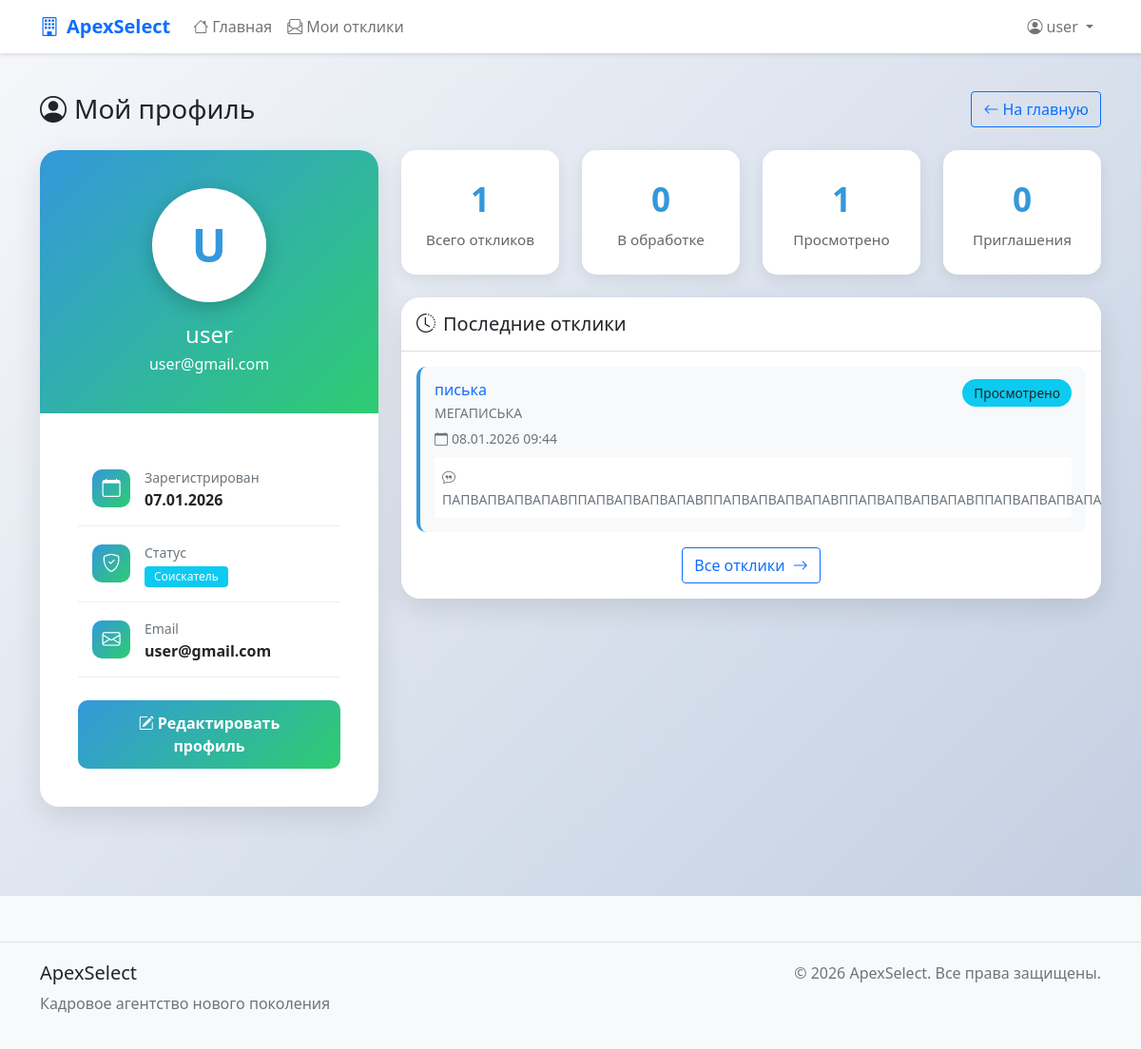
The app's page /profile/ (signed in), older data.
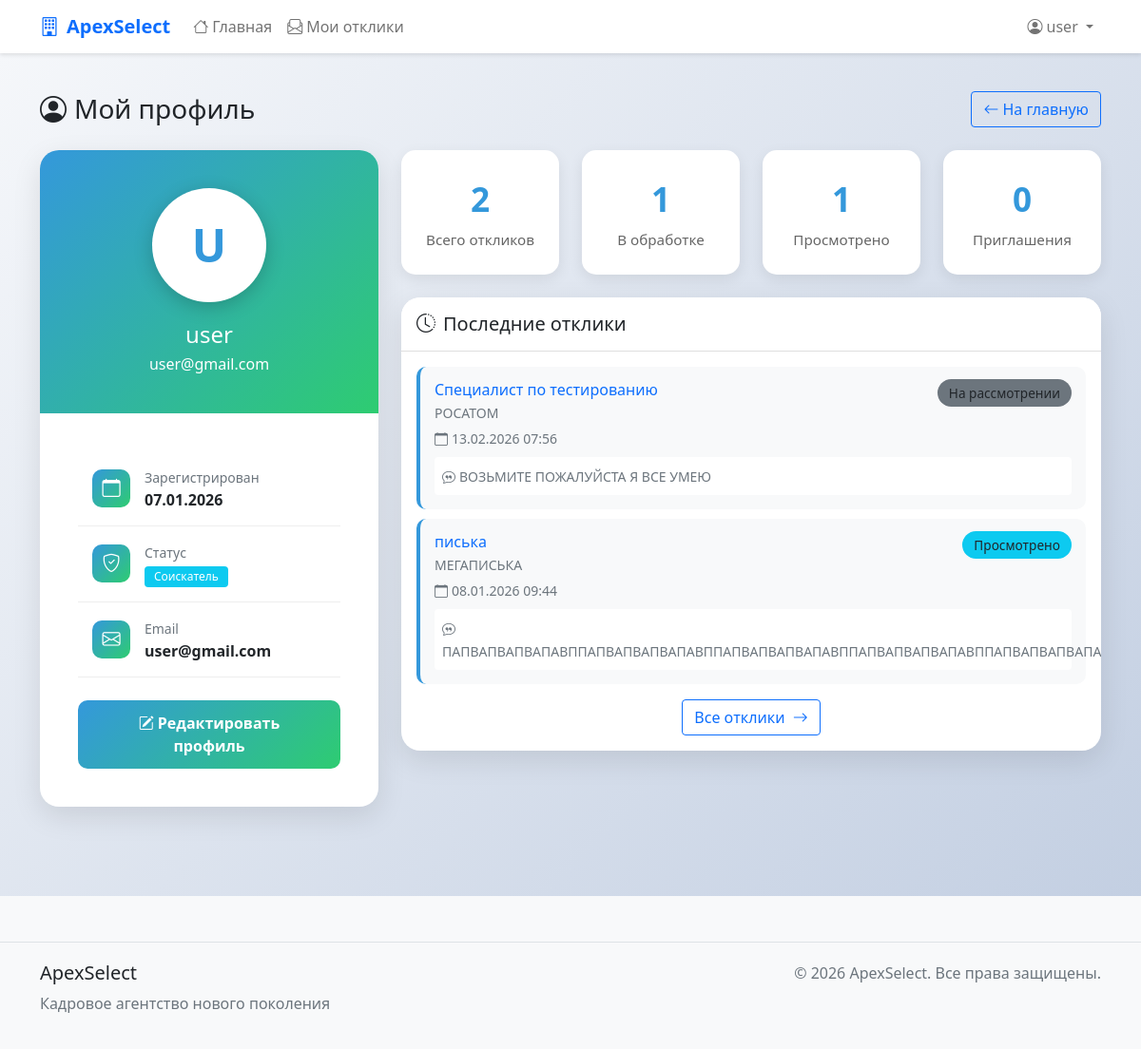
The same page, newer data.
### apexSelect/models.py (models this page shows, shortened)
class VacancyResponse(models.Model):
    STATUS_CHOICES = [
        ('pending', _('На рассмотрении')),
        ('viewed', _('Просмотрено')),
        ('invited', _('Приглашение на собеседование')),
        ('rejected', _('Отказ')),
        ('accepted', _('Принято')),
    ]
    vacancy = models.ForeignKey(
        Vacancy,
        on_delete=models.CASCADE,
        related_name='responses',
        verbose_name=_('Вакансия')
    )
    user = models.ForeignKey(
        settings.AUTH_USER_MODEL,
        on_delete=models.CASCADE,
        related_name='vacancy_responses',
        verbose_name=_('Пользователь')
    )
    cover_letter = models.TextField(
        _('Сопроводительное письмо'),
        max_length=2000,
        blank=True,
        help_text=_('Расскажите, почему вы подходите для этой вакансии')
    )
    status = models.CharField(
        _('Статус отклика'),
        max_length=20,
        choices=STATUS_CHOICES,
        default='pending'
    )
    created_at = models.DateTimeField(_('Дата отклика'), auto_now_add=True)
    updated_at = models.DateTimeField(_('Дата обновления'), auto_now=True)
    admin_notes = models.TextField(
        _('Заметки администратора'),
        blank=True,
        help_text=_('Внутренние заметки по отклику')
    )
    class Meta:
        verbose_name = _('Отклик на вакансию')
        verbose_name_plural = _('Отклики на вакансии')
        ordering = ['-created_at']
        unique_together = ['vacancy', 'user']  # Один пользователь может откликнуться на вакансию только один раз

class Vacancy(models.Model):
    STATUS_CHOICES = [
        ('draft', _('Черновик')),
        ('published', _('Опубликована')),
        ('closed', _('Закрыта')),
        ('archived', _('В архиве')),
    ]
    EMPLOYMENT_TYPE_CHOICES = [
        ('full_time', _('Полная занятость')),
        ('part_time', _('Частичная занятость')),
        ('remote', _('Удаленная работа')),
        ('freelance', _('Фриланс')),
        ('internship', _('Стажировка')),
    ]
    EXPERIENCE_CHOICES = [
        ('no_experience', _('Без опыта')),
        ('junior', _('Junior')),
        ('middle', _('Middle')),
        ('senior', _('Senior')),
        ('lead', _('Lead')),
    ]
    title = models.CharField(_('Название вакансии'), max_length=200)
    company = models.CharField(_('Компания'), max_length=200)
    location = models.CharField(_('Локация'), max_length=200, default='Москва')
    short_description = models.TextField(_('Краткое описание'), max_length=500)
    full_description = models.TextField(_('Полное описание'))
    requirements = models.TextField(_('Требования'))
    responsibilities = models.TextField(_('Обязанности'))
    benefits = models.TextField(_('Условия и бонусы'), blank=True)
    salary_min = models.IntegerField(_('Зарплата от'), null=True, blank=True)
    salary_max = models.IntegerField(_('Зарплата до'), null=True, blank=True)
    currency = models.CharField(_('Валюта'), max_length=10, default='руб.')
    employment_type = models.CharField(
        _('Тип занятости'),
        max_length=20,
        choices=EMPLOYMENT_TYPE_CHOICES,
        default='full_time'
    )
    experience = models.CharField(
        _('Требуемый опыт'),
        max_length=20,
        choices=EXPERIENCE_CHOICES,
        default='no_experience'
    )
    technologies = models.CharField(_('Технологии'), max_length=500, blank=True,
                                    help_text=_('Укажите технологии через запятую'))
    status = models.CharField(
        _('Статус'),
        max_length=20,
        choices=STATUS_CHOICES,
        default='draft'
    )
    created_by = models.ForeignKey(
        settings.AUTH_USER_MODEL,  # Это ссылка на CustomUser из настроек
        on_delete=models.SET_NULL,
        null=True,
        blank=True,
        related_name='vacancies',
        verbose_name=_('Создатель')
    )
    published_at = models.DateTimeField(_('Дата публикации'), null=True, blank=True)
    expires_at = models.DateTimeField(_('Действует до'), null=True, blank=True)
    created_at = models.DateTimeField(_('Дата создания'), auto_now_add=True)
    updated_at = models.DateTimeField(_('Дата обновления'), auto_now=True)
    is_featured = models.BooleanField(_('Рекомендуемая'), default=False)
    is_remote = models.BooleanField(_('Удаленная работа'), default=False)
    is_relocation = models.BooleanField(_('Релокация'), default=False)
    is_active = models.BooleanField(_('Активна'), default=True)
    response_count = models.IntegerField(_('Количество откликов'), default=0)
    class Meta:
        verbose_name = _('Вакансия')
        verbose_name_plural = _('Вакансии')
        ordering = ['-created_at']

### apexSelect/views.py (the view)
# urls.py: path('profile/', views.my_profile_view, name='my_profile'),
@login_required
def my_profile_view(request):
    user = request.user
    my_responses = VacancyResponse.objects.filter(user=user)
    responses_count = my_responses.count()
    pending_count = my_responses.filter(status='pending').count()
    viewed_count = my_responses.filter(status='viewed').count()
    invited_count = my_responses.filter(status='invited').count()
    recent_responses = my_responses.select_related('vacancy').order_by('-created_at')[:5]
    context = {
        'profile_user': user,
        'responses_count': responses_count,
        'pending_count': pending_count,
        'viewed_count': viewed_count,
        'invited_count': invited_count,
        'recent_responses': recent_responses,
    }
    return render(request, 'profile/my_profile.html', context)

### apexSelect/models.py (called while the page is built)
    def get_full_name(self):
        return f"{self.first_name} {self.last_name}".strip()

    def get_status_color(self):
        colors = {
            'pending': 'secondary',
            'viewed': 'info',
            'invited': 'success',
            'rejected': 'danger',
            'accepted': 'success',
        }
        return colors.get(self.status, 'secondary')

### apexSelect/templates/profile/my_profile.html (shortened to what the changed rows need)
{% extends 'base.html' %}
{% load static %}
{% block content %}
<div class="profile-container">
    <div class="container">
        <div class="row mb-4">
            <div class="col-12">
                <div class="d-flex justify-content-between align-items-center">
                    <h1 class="h3 mb-0">
                        <i class="bi bi-person-circle me-2"></i>Мой профиль
                    </h1>
                </div>
            </div>
        </div>
        <div class="row">
            <div class="col-md-4 mb-4">
                <div class="profile-card">
                    <div class="profile-header">
                        <h2 class="h4 mb-1">{{ user.get_full_name|default:user.username }}</h2>
                    </div>
                </div>
            </div>
            <div class="col-md-8">
                <div class="row mb-4">
                    <div class="col-md-3">
                        <div class="stat-card">
                            <div class="stat-number">{{ responses_count }}</div>
                            <div class="stat-label">Всего откликов</div>
                        </div>
                    </div>
                    <div class="col-md-3">
                        <div class="stat-card">
                            <div class="stat-number">{{ pending_count }}</div>
                            <div class="stat-label">В обработке</div>
                        </div>
                    </div>
                </div>
                <div class="profile-card">
                    <div class="card-body">
                        {% if recent_responses %}
                            {% for response in recent_responses %}
                            <div class="response-item">
                                <div class="d-flex justify-content-between align-items-start">
                                    <div>
                                        <h6 class="mb-1">
                                            <a href="{% url 'vacancy_detail' response.vacancy.id %}" class="text-decoration-none">
                                                {{ response.vacancy.title }}
                                            </a>
                                        </h6>
                                        <p class="text-muted small mb-1">{{ response.vacancy.company }}</p>
                                        <small class="text-muted">
                                            <i class="bi bi-calendar me-1"></i>{{ response.created_at|date:"d.m.Y H:i" }}
                                        </small>
                                    </div>
                                    <div>
                                        <span class="status-badge bg-{{ response.get_status_color }}">
                                            {{ response.get_status_display }}
                                        </span>
                                    </div>
                                </div>
                                {% if response.cover_letter %}
                                <div class="mt-2 p-2 bg-white rounded">
                                    <small class="text-muted">
                                        <i class="bi bi-chat-quote me-1"></i>{{ response.cover_letter|truncatechars:100 }}
                                    </small>
                                </div>
                                {% endif %}
                            </div>
                            {% endfor %}
                        {% endif %}
                    </div>
                </div>
            </div>
        </div>
    </div>
</div>
{% endblock %}

Row changes from the older to the newer data that the page shows:
added VacancyResponse: vacancy "Специалист по тестированию", vacancy.company "РОСАТОМ", created_at "13.02.2026 07:56", status "На рассмотрении", cover_letter "ВОЗЬМИТЕ ПОЖАЛУЙСТА Я ВСЕ УМЕЮ"
Text that changed along with them:
{{ responses_count }}: "1" → "2"
{{ pending_count }}: "0" → "1"
